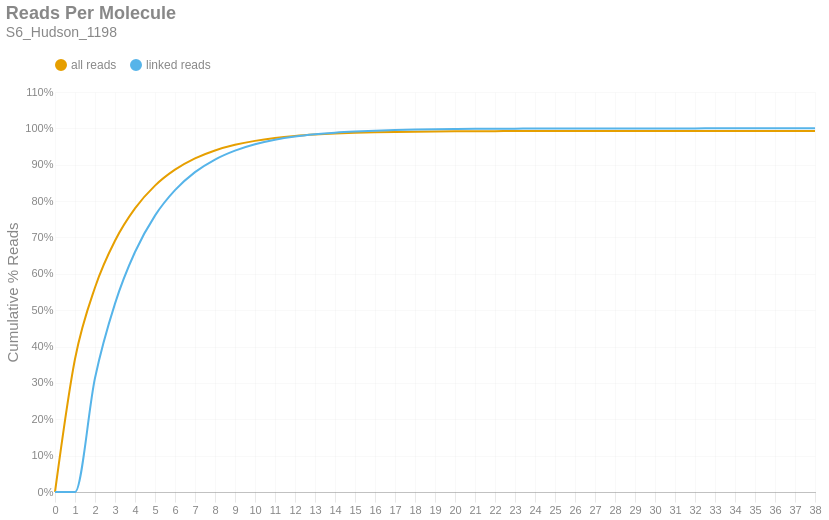

The code cell stored with this chart in its notebook:
### Markdown cell above
### Reads per Molecule
This chart shows the cumulative distribution of the number of reads per linked molecule. That is, how many alignments are associated with a unique molecule. This excludes the number of reads associated with invalid or absent linked-read barcodes. The `linked` histogram is the percentages recalculated when disregarding singletons.

### Code cell
if SKIPLR:
    print_html(f"Skipped")
else:
    counts = np.bincount(valids['reads'].cast(pl.Int64).to_numpy())
    weighted = counts * np.arange(len(counts))
    all_perc = weighted / n_reads
    linked_perc = weighted / n_linked_reads
    linked_perc[1] = 0
    binned_df = pl.DataFrame({
        'readsper': list(range(len(counts))),
        'all reads (cumsum)': np.cumsum(all_perc).tolist(),
        'linked reads (cumsum)': np.cumsum(linked_perc).tolist(),
    })

    with SafeRender(binned_df):
        (
            density_plot(binned_df, 'Reads Per Molecule', samplename, 'readspmol')
            .encode(
                x=alt.X('readsper:O', title=None).axis(labelAngle=0).scale(padding=0),
                y=alt.Y('value:Q', title='Cumulative % Reads').axis(format='%').stack(False),
                color=alt.Color("key:N").scale(domain=["all reads", "linked reads"]),
                tooltip=[
                    alt.Tooltip("key:N", title="Data Type"),
                    alt.Tooltip("readsper:O", title="Reads Per Molecule"),
                    alt.Tooltip("value:Q", format=".2%", title="% Reads (Cum.)")
                ]            
            )
        ).display()

### Figure 1 — Vega-Lite specification as saved in the notebook (floating-point values rounded to 4 significant figures)
{"width": "container", "height": 400, "config": {"title": {"anchor": "start", "dy": -15, "fontSize": 18, "color": "#888888", "subtitleColor": "#888888", "subtitleFontSize": 14}, "arc": {"fill": "#0072B2"}, "axis": {"domainColor": "#888888", "domainWidth": 0.5, "gridWidth": 0.2, "grid": false, "titleFontWeight": 400, "titleFontSize": 15, "labelFontSize": 11, "labelColor": "#888888", "tickColor": "#888888", "tickWidth": 0.2, "titleColor": "#888888"}, "axisBand": {"grid": false}, "axisX": {"grid": true, "tickSize": 10, "domainCap": "round"}, "axisY": {"domain": false, "grid": true, "tickSize": 0, "domainCap": "round"}, "background": "transparent", "header": {"labelFontSize": 15, "labelColor": "#888888", "titleFontSize": 15, "titleFontWeight": 600, "titleColor": "#888888"}, "legend": {"labelFont": "sans-serif", "labelFontSize": 12, "labelColor": "#888888", "symbolSize": 100, "symbolType": "circle", "titleFontSize": 12, "titlePadding": 10, "titleColor": "#888888", "title": null, "orient": "top"}, "range": {"category": ["#E69F00", "#56B4E9", "#009E73", "#F0E442", "#0072B2", "#D55E00", "#CC79A7", "#000000"], "diverging": ["#cfe8f3", "#a2d4ec", "#73bfe2", "#46abdb", "#1696d2", "#12719e"]}, "area": {"fill": "#0072B2", "fillOpacity": 0.7, "line": true, "strokeOpacity": 0.7}, "line": {"color": "#0072B2", "stroke": "#0072B2", "strokeWidth": 2}, "trail": {"color": "#0072B2", "stroke": "#0072B2", "strokeWidth": 0, "size": 1}, "point": {"filled": true, "fillOpacity": 1.0, "size": 95}, "text": {"color": "#888888", "fontSize": 11, "align": "right", "fontWeight": 400, "size": 11}, "bar": {"fill": "#0072B2", "stroke": null}, "view": {"stroke": null, "continuousWidth": 660, "continuousHeight": 400}}, "data": {"name": "data-674c08bcb5e5e5ecbd04bb9a3db79778"}, "mark": {"type": "line", "interpolate": "monotone", "point": {"opacity": 0, "size": 275}}, "encoding": {"color": {"field": "key", "scale": {"domain": ["all reads", "linked reads"]}, "type": "nominal"}, "tooltip": [{"field": "key", "title": "Data Type", "type": "nominal"}, {"field": "readsper", "title": "Reads Per Molecule", "type": "ordinal"}, {"field": "value", "format": ".2%", "title": "% Reads (Cum.)", "type": "quantitative"}], "x": {"axis": {"labelAngle": 0}, "field": "readsper", "scale": {"padding": 0}, "title": null, "type": "ordinal"}, "y": {"axis": {"format": "%"}, "field": "value", "stack": false, "title": "Cumulative % Reads", "type": "quantitative"}}, "params": [{"name": "param_c36ac31b6afebe62", "select": {"type": "point", "fields": ["key"]}, "bind": "legend"}], "title": {"text": "Reads Per Molecule", "subtitle": "S6_Hudson_1198"}, "transform": [{"fold": ["all reads (cumsum)", "linked reads (cumsum)"]}, {"calculate": "replace(datum.key, ' (cumsum)', '')", "as": "key"}, {"filter": {"param": "param_c36ac31b6afebe62"}}], "usermeta": {"embedOptions": {"downloadFileName": "S6_Hudson_1198.readspmol"}}, "$schema": "https://vega.github.io/schema/vega-lite/v6.1.0.json", "datasets": {"data-674c08bcb5e5e5ecbd04bb9a3db79778": [{"readsper": 0, "all reads (cumsum)": 0.0, "linked reads (cumsum)": 0.0}, {"readsper": 1, "all reads (cumsum)": 0.3659, "linked reads (cumsum)": 0.0}, {"readsper": 2, "all reads (cumsum)": 0.5625, "linked reads (cumsum)": 0.3134}, {"readsper": 3, "all reads (cumsum)": 0.6908, "linked reads (cumsum)": 0.5182}, {"readsper": 4, "all reads (cumsum)": 0.7797, "linked reads (cumsum)": 0.6599}, {"readsper": 5, "all reads (cumsum)": 0.8426, "linked reads (cumsum)": 0.7601}, {"readsper": 6, "all reads (cumsum)": 0.8864, "linked reads (cumsum)": 0.83}, {"readsper": 7, "all reads (cumsum)": 0.9175, "linked reads (cumsum)": 0.8796}, {"readsper": 8, "all reads (cumsum)": 0.9393, "linked reads (cumsum)": 0.9143}, {"readsper": 9, "all reads (cumsum)": 0.9547, "linked reads (cumsum)": 0.9389}, {"readsper": 10, "all reads (cumsum)": 0.9656, "linked reads (cumsum)": 0.9563}, {"readsper": 11, "all reads (cumsum)": 0.9735, "linked reads (cumsum)": 0.9688}, {"readsper": 12, "all reads (cumsum)": 0.979, "linked reads (cumsum)": 0.9776}, {"readsper": 13, "all reads (cumsum)": 0.9828, "linked reads (cumsum)": 0.9837}, {"readsper": 14, "all reads (cumsum)": 0.9856, "linked reads (cumsum)": 0.9882}, {"readsper": 15, "all reads (cumsum)": 0.9876, "linked reads (cumsum)": 0.9914}, {"readsper": 16, "all reads (cumsum)": 0.9891, "linked reads (cumsum)": 0.9937}, {"readsper": 17, "all reads (cumsum)": 0.9901, "linked reads (cumsum)": 0.9953}, {"readsper": 18, "all reads (cumsum)": 0.9909, "linked reads (cumsum)": 0.9966}, {"readsper": 19, "all reads (cumsum)": 0.9915, "linked reads (cumsum)": 0.9975}, {"readsper": 20, "all reads (cumsum)": 0.9918, "linked reads (cumsum)": 0.9981}, {"readsper": 21, "all reads (cumsum)": 0.9922, "linked reads (cumsum)": 0.9986}, {"readsper": 22, "all reads (cumsum)": 0.9924, "linked reads (cumsum)": 0.999}, {"readsper": 23, "all reads (cumsum)": 0.9925, "linked reads (cumsum)": 0.9992}, {"readsper": 24, "all reads (cumsum)": 0.9927, "linked reads (cumsum)": 0.9995}, {"readsper": 25, "all reads (cumsum)": 0.9928, "linked reads (cumsum)": 0.9996}, {"readsper": 26, "all reads (cumsum)": 0.9929, "linked reads (cumsum)": 0.9997}, {"readsper": 27, "all reads (cumsum)": 0.9929, "linked reads (cumsum)": 0.9998}, {"readsper": 28, "all reads (cumsum)": 0.9929, "linked reads (cumsum)": 0.9999}, {"readsper": 29, "all reads (cumsum)": 0.993, "linked reads (cumsum)": 0.9999}, {"readsper": 30, "all reads (cumsum)": 0.993, "linked reads (cumsum)": 0.9999}, {"readsper": 31, "all reads (cumsum)": 0.993, "linked reads (cumsum)": 1.0}, {"readsper": 32, "all reads (cumsum)": 0.993, "linked reads (cumsum)": 1.0}, {"readsper": 33, "all reads (cumsum)": 0.993, "linked reads (cumsum)": 1.0}, {"readsper": 34, "all reads (cumsum)": 0.993, "linked reads (cumsum)": 1.0}, {"readsper": 35, "all reads (cumsum)": 0.993, "linked reads (cumsum)": 1.0}, {"readsper": 36, "all reads (cumsum)": 0.993, "linked reads (cumsum)": 1.0}, {"readsper": 37, "all reads (cumsum)": 0.993, "linked reads (cumsum)": 1.0}, {"readsper": 38, "all reads (cumsum)": 0.993, "linked reads (cumsum)": 1.0}]}}
